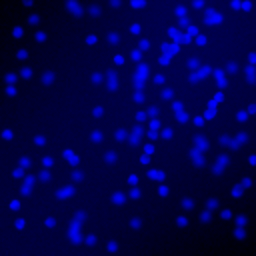
#> input picture find-maxima/images/cell_fluorescent.tif, 256 x 256 px
$ jupyter execute --allow-errors live-coding-find-maxima.ipynb
#> lines starting #> are read from the running program, lines starting #| are printed output that depends on the picture; after the words box and inside, x2 and y2 are one past the last pixel; in counts of white or black regions, pixels touching at a corner belong together
# Live Coding Python - Find Maxima
This notebook is the product of a live-coding session available here:
https://youtu.be/9wvPsEzRWzI
If you want to know more about the theory. Please visit this video also:
https://youtu.be/f9vXOMKOlaY

The find maxima algorithm can be installed with pip: python3 -m pip install findmaxima2d.
For more instructions please check here:
https://github.com/dwaithe/MaximaFinder

[cell 1]
#Our imports.
import matplotlib.pylab as plt
from findmaxima2d import find_maxima, find_local_maxima
from PIL import Image
from skimage.measure import label
import numpy as np

[cell 2]
#Find maxima algorithm applied to single channel grayscale image.
img = Image.open('images/cell_fluorescent.tif')
#> img is the input picture: PIL image 256x256 P; mean R, G, B 0, 0, 77.8
img = np.array(img)
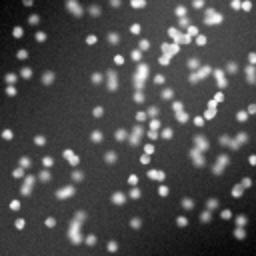
#> img: shape (256, 256); min 4, max 252, mean 77.8

#Plotting and find maxima
plt.figure(figsize=(16,16))
plt.imshow(img)
#> (the rest of this cell did not finish here and is left out)

[cell 3]
#Find maxima applied to RGB png image.
imgRaw = Image.open('images/002eggs.png')
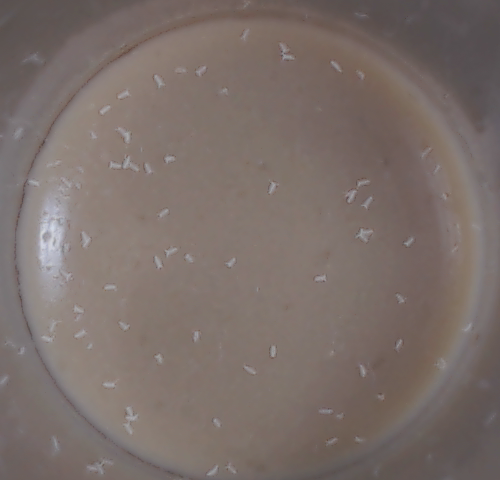
#> input picture find-maxima/images/002eggs.png, 500 x 480 px
#> imgRaw is the input picture: PIL image 500x480 RGB; mean R, G, B 122.9, 110.6, 105.8
img = np.array(np.average(imgRaw,2))
#> img: shape (480, 500) float64
plt.figure(figsize=(16,16))
plt.imshow(img)
#> (the rest of this cell did not finish here and is left out)

[cell 4]
img = Image.open('images/C2-img_stk_x_-12099.4y_1489.2-1.tif')
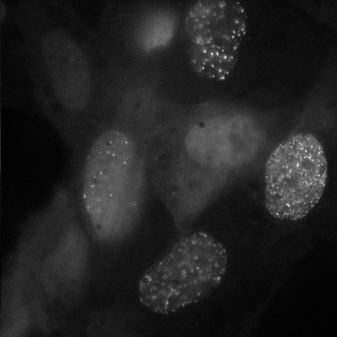
#> input picture find-maxima/images/C2-img_stk_x_-12099.4y_1489.2-1.tif, 337 x 337 px
#> img is the input picture: PIL image 337x337 I;16B; min 1273, max 15947, mean 3249.8
img = np.array(img)/255.
#> img: shape (337, 337) float64
plt.figure(figsize=(16,16))
plt.imshow(img)
#> (the rest of this cell did not finish here and is left out)

[cell 5]
#16-bit grayscale image with segmentation mask.
img = Image.open('images/C2-img_stk_x_-12099.4y_1489.2-1.tif')
img = np.array(img)/255.
thr = Image.open('images/C1-img_stk_x_-12099.4y_1489.2-1.tif')
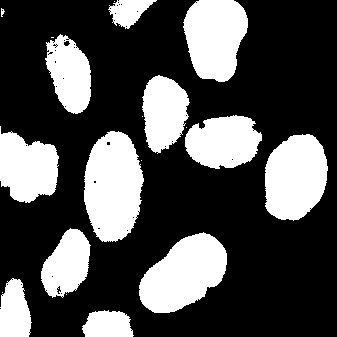
#> input picture find-maxima/images/C1-img_stk_x_-12099.4y_1489.2-1.tif, 337 x 337 px
#> thr is the input picture: PIL image 337x337 L; 31.2% white; 20 white regions (7 under 20 px), largest, box (x1, y1, x2, y2) and area: (84, 131, 144, 242) 5085, (139, 232, 227, 313) 4662, (265, 134, 328, 221) 4312
thr = np.array(thr)
#plotting and maxima detection
plt.figure(figsize=(16,16))
plt.imshow(thr)
#> (the rest of this cell did not finish here and is left out)

[cell 6]
#Here we show how to count the number of foci in individual cells.
plt.figure(figsize=(16,16))
plt.imshow(img)

out = label(thr)
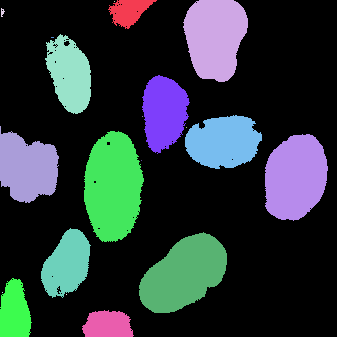
#> out: shape (337, 337) int64; 21 distinct labels, from 0 to 20; one colour per label, 0 black

#> (the rest of this cell did not finish here and is left out)
